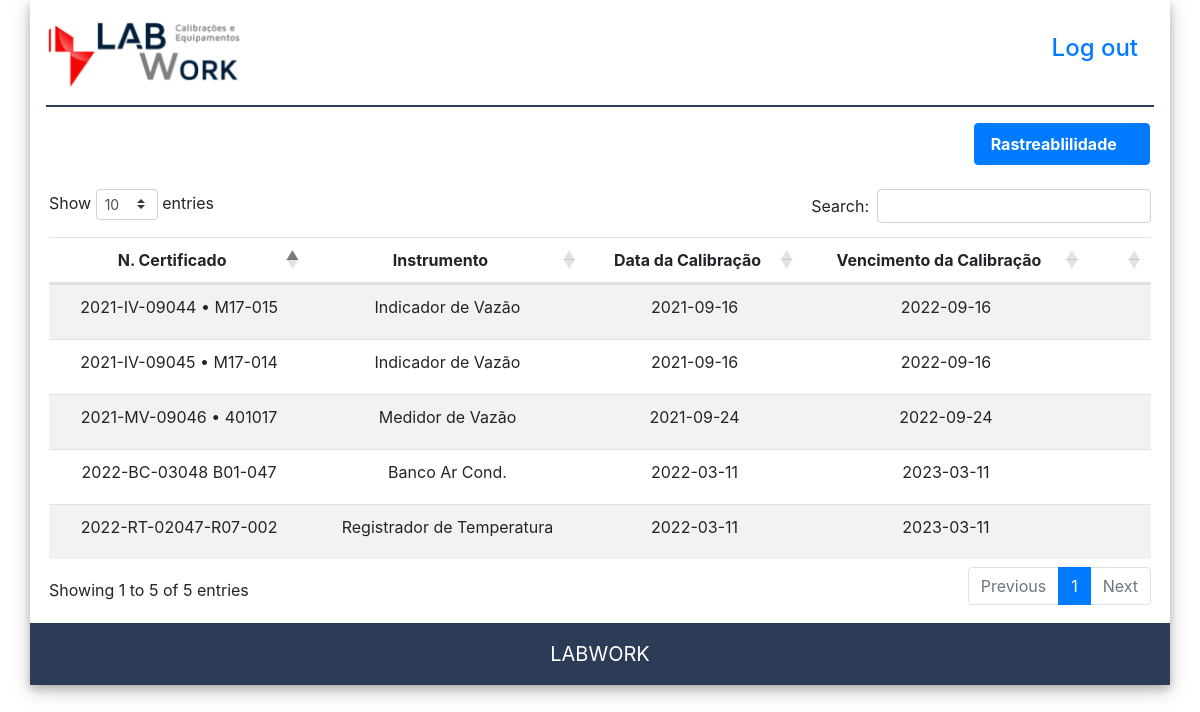
Screenshot of /userpanel.php (signed in) with the database file from the repository.
### tables this page shows
CREATE TABLE `tbl_report` (
  `id` int(11) NOT NULL,
  `user_id` int(11) DEFAULT NULL,
  `report_name` varchar(50) DEFAULT NULL,
  `instrument` varchar(50) DEFAULT NULL,
  `report_date` date DEFAULT NULL,
  `evaluation_date` date DEFAULT NULL,
  `uploads` text DEFAULT NULL
);

### userpanel.php (the view, shortened to what this page needs)
<?php
	include_once('controller/config.php');
    $id=$_SESSION['id'];
	$sql = "SELECT * FROM tbl_report where user_id=$id order by report_name";
    $result = $conn->query($sql);
?>
<?php include_once('header2.php');?>
	<div class="content px-1 py-3">
		<div class="d-flex mr-3">
			<div class="mb-3 d-flex ml-auto">
				<button type="button" class="btn btn-primary py-2 px-3 font-weight-bold" id="gd_btn">
					Rastreablilidade <i class="fab fa-google-drive"></i>
				</button>
			</div>
		</div>
		<div class="overflow-auto pt-2">
			<table id="userpanel_tbl" class="table table-striped">
				<thead>
					<tr>
						<th scope="col" class="text-center">N. Certificado</th>
						<th scope="col" class="text-center">Instrumento</th>
						<th scope="col" class="text-center">Data da Calibração</th>
						<th scope="col" class="text-center">Vencimento da Calibração</th>
						<th scope="col" class="text-center"></th>
					</tr>
				</thead>
				<tbody id="example_tbody">
					<?php while($row = mysqli_fetch_array($result)){?>
						<tr id = "tr_<?php echo $row['id']?>">
							<td scope="row" align="center" id="report_name_<?php echo $row['id']?>"><?php echo $row['report_name']?></td>
							<td align="center"><?php echo $row['instrument']?></td>
							<td align="center"><?php echo $row['report_date']?></td>
							<td align="center"><?php echo $row['evaluation_date']?></td>
							<td align="center" class="d-flex">
								<a class="report_view btn btn-default" id="report_view_<?php echo $row['report_name']?>" onclick = "userReportView('<?php echo $row['report_name']?>')"  data-toggle="modal" data-target="#userpanel_modal"><i class="fas fa-eye"></i></a>
							</td>
						</tr>
					<?php } mysqli_close($conn);?>
				</tbody>
			</table>
		</div>
	</div>
<?php include_once('footer.php');?>

### header2.php (style rules this page uses)
:root { --input-padding-x: 1.5rem; --input-padding-y: .75rem; }
body { box-shadow: 0 4px 8px 0 rgb(0 0 0 / 20%), 0 6px 20px 0 rgb(0 0 0 / 19%); }
.content { "background-image:url("assets/images/content-bg3.png") ; "background-size:85% 100%; }
table td,th { text-align:center; }

### rows the page displays
tbl_report: report_name "2021-IV-09044 • M17-015", instrument "Indicador de Vazão", report_date "2021-09-16", evaluation_date "2022-09-16"
tbl_report: report_name "2021-IV-09045 • M17-014", instrument "Indicador de Vazão", report_date "2021-09-16", evaluation_date "2022-09-16"
tbl_report: report_name "2021-MV-09046 • 401017", instrument "Medidor de Vazão", report_date "2021-09-24", evaluation_date "2022-09-24"
tbl_report: report_name "2022-BC-03048 B01-047", instrument "Banco Ar Cond.", report_date "2022-03-11", evaluation_date "2023-03-11"
tbl_report: report_name "2022-RT-02047-R07-002", instrument "Registrador de Temperatura", report_date "2022-03-11", evaluation_date "2023-03-11"
